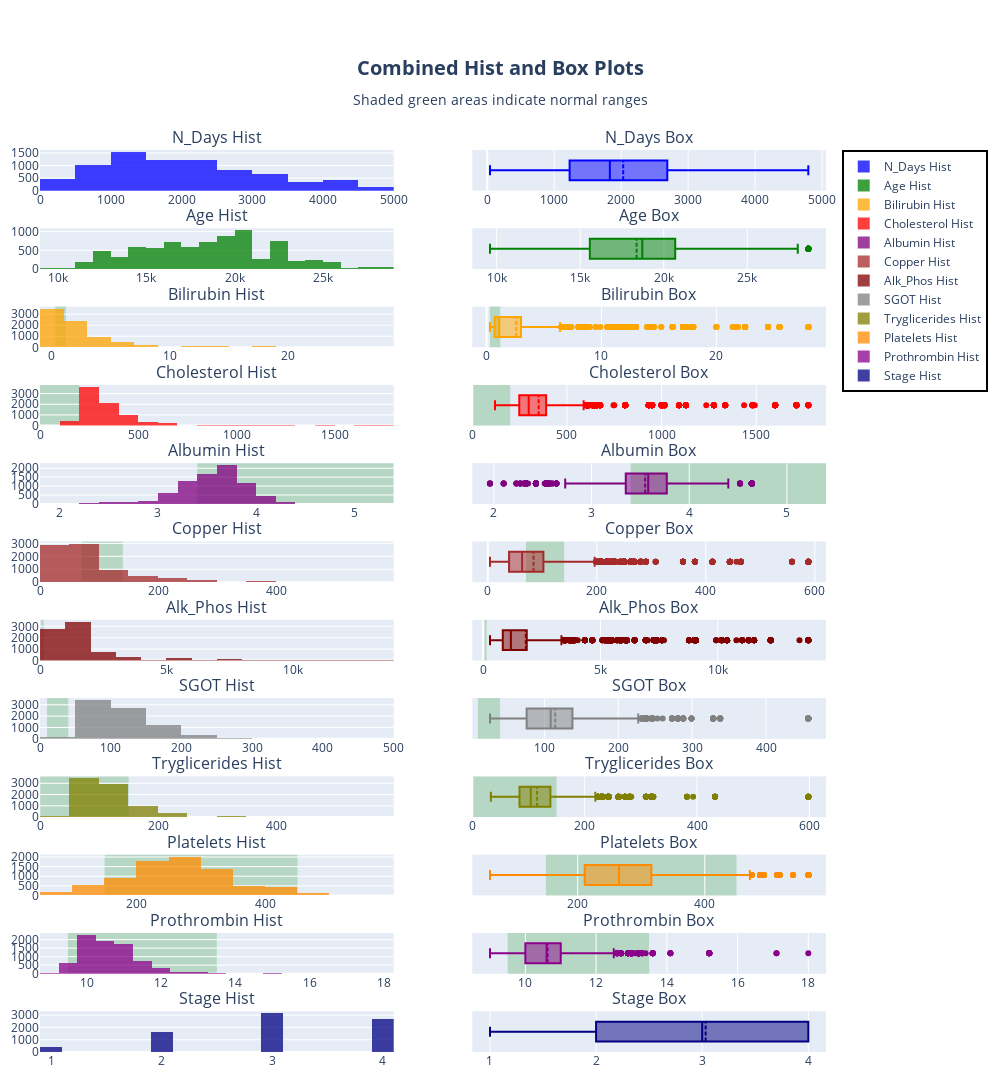

Notebook source saved alongside this figure:
### Code cell
def create_combined_plots(df, columns_to_plot, normal_ranges, colors):
    num_columns = len(columns_to_plot)
    num_rows = num_columns

    # Generate subplot titles
    subplot_titles = []
    for col in columns_to_plot:
        subplot_titles.extend([f'{col} Hist', f'{col} Box'])

    fig = make_subplots(rows=num_rows, cols=2, subplot_titles=subplot_titles,
                        specs=[[{"type": "xy"}, {"type": "xy"}]] * num_rows)

    for i, (column, color) in enumerate(zip(columns_to_plot, colors), start=1):
        # Add histogram to the first column in the current row
        fig.add_trace(go.Histogram(x=df[column], nbinsx=20, name=f"{column} Hist", 
                                   marker_color=color), row=i, col=1)
        
        # Add horizontal box plot to the second column in the current row
        fig.add_trace(go.Box(x=df[column], name="", orientation='h',
                             boxmean=True, marker_color=color), row=i, col=2)
        
        # Add shaded regions for normal ranges if available
        if column in normal_ranges:
            lower, upper = normal_ranges[column]
            # Shaded region for histogram
            fig.add_vrect(
                x0=lower, x1=upper, 
                fillcolor='green', opacity=0.2,
                layer="below", line_width=0,
                row=i, col=1
            )
            # Shaded region for box plot
            fig.add_vrect(
                x0=lower, x1=upper, 
                fillcolor='green', opacity=0.2,
                layer="below", line_width=0,
                row=i, col=2
            )

            # Add dummy scatter for legend entry (only for the first subplot to avoid repetition)
            if i == 1:
                fig.add_trace(go.Scatter(
                    x=[None], y=[None], 
                    mode='markers',
                    marker=dict(color='green', size=10),
                    name='Normal Range',
                    showlegend=True
                ), row=i, col=1)

    # Update traces for better visualization
    fig.update_traces(opacity=0.75, selector={'type':'histogram'})
    fig.update_traces(showlegend=False, selector={'type':'box'})

    # Update layout
    fig.update_layout(
        height=300 * num_rows,
        width=1000,  # Adjust the width as necessary
        title=dict(text="<b>Combined Hist and Box Plots</b><br><sub>Shaded green areas indicate normal ranges</sub><br>",
                   x=0.5,
                   font=dict(size=20)),
        legend=dict(bordercolor="Black", borderwidth=2),
        margin=dict(l=40, r=40, t=150, b=40)
        
    )

    fig.show()

# Define a list of colors for the plots
plot_colors = ['blue', 'green', 'orange', 'red', 'purple', 'brown', 'maroon', 'gray', 'olive', 'darkorange','darkmagenta','navy',]

# Example usage (replace 'df_train', 'initial_columns_to_plot', and 'normal_ranges' with your actual data)
create_combined_plots(df_train, numeric_columns, normal_ranges, plot_colors)

### Figure 1 — Plotly figure (JSON) as saved in the notebook; plotly's stock layout.template omitted (floating-point values rounded to 4 significant figures; data arrays with more than 128 entries replaced by an {"elided": "..."} marker saying what was removed)
{"data": [{"marker": {"color": "blue"}, "name": "N_Days Hist", "nbinsx": 20, "opacity": 0.75, "type": "histogram", "x": {"elided": "7905 int values"}, "xaxis": "x", "yaxis": "y"}, {"boxmean": true, "marker": {"color": "blue"}, "name": "", "orientation": "h", "showlegend": false, "type": "box", "x": {"elided": "7905 int values"}, "xaxis": "x2", "yaxis": "y2"}, {"marker": {"color": "green"}, "name": "Age Hist", "nbinsx": 20, "opacity": 0.75, "type": "histogram", "x": {"elided": "7905 int values"}, "xaxis": "x3", "yaxis": "y3"}, {"boxmean": true, "marker": {"color": "green"}, "name": "", "orientation": "h", "showlegend": false, "type": "box", "x": {"elided": "7905 int values"}, "xaxis": "x4", "yaxis": "y4"}, {"marker": {"color": "orange"}, "name": "Bilirubin Hist", "nbinsx": 20, "opacity": 0.75, "type": "histogram", "x": {"elided": "7905 float values"}, "xaxis": "x5", "yaxis": "y5"}, {"boxmean": true, "marker": {"color": "orange"}, "name": "", "orientation": "h", "showlegend": false, "type": "box", "x": {"elided": "7905 float values"}, "xaxis": "x6", "yaxis": "y6"}, {"marker": {"color": "red"}, "name": "Cholesterol Hist", "nbinsx": 20, "opacity": 0.75, "type": "histogram", "x": {"elided": "7905 int values"}, "xaxis": "x7", "yaxis": "y7"}, {"boxmean": true, "marker": {"color": "red"}, "name": "", "orientation": "h", "showlegend": false, "type": "box", "x": {"elided": "7905 int values"}, "xaxis": "x8", "yaxis": "y8"}, {"marker": {"color": "purple"}, "name": "Albumin Hist", "nbinsx": 20, "opacity": 0.75, "type": "histogram", "x": {"elided": "7905 float values"}, "xaxis": "x9", "yaxis": "y9"}, {"boxmean": true, "marker": {"color": "purple"}, "name": "", "orientation": "h", "showlegend": false, "type": "box", "x": {"elided": "7905 float values"}, "xaxis": "x10", "yaxis": "y10"}, {"marker": {"color": "brown"}, "name": "Copper Hist", "nbinsx": 20, "opacity": 0.75, "type": "histogram", "x": {"elided": "7905 int values"}, "xaxis": "x11", "yaxis": "y11"}, {"boxmean": true, "marker": {"color": "brown"}, "name": "", "orientation": "h", "showlegend": false, "type": "box", "x": {"elided": "7905 int values"}, "xaxis": "x12", "yaxis": "y12"}, {"marker": {"color": "maroon"}, "name": "Alk_Phos Hist", "nbinsx": 20, "opacity": 0.75, "type": "histogram", "x": {"elided": "7905 float values"}, "xaxis": "x13", "yaxis": "y13"}, {"boxmean": true, "marker": {"color": "maroon"}, "name": "", "orientation": "h", "showlegend": false, "type": "box", "x": {"elided": "7905 float values"}, "xaxis": "x14", "yaxis": "y14"}, {"marker": {"color": "gray"}, "name": "SGOT Hist", "nbinsx": 20, "opacity": 0.75, "type": "histogram", "x": {"elided": "7905 float values"}, "xaxis": "x15", "yaxis": "y15"}, {"boxmean": true, "marker": {"color": "gray"}, "name": "", "orientation": "h", "showlegend": false, "type": "box", "x": {"elided": "7905 float values"}, "xaxis": "x16", "yaxis": "y16"}, {"marker": {"color": "olive"}, "name": "Tryglicerides Hist", "nbinsx": 20, "opacity": 0.75, "type": "histogram", "x": {"elided": "7905 int values"}, "xaxis": "x17", "yaxis": "y17"}, {"boxmean": true, "marker": {"color": "olive"}, "name": "", "orientation": "h", "showlegend": false, "type": "box", "x": {"elided": "7905 int values"}, "xaxis": "x18", "yaxis": "y18"}, {"marker": {"color": "darkorange"}, "name": "Platelets Hist", "nbinsx": 20, "opacity": 0.75, "type": "histogram", "x": {"elided": "7905 int values"}, "xaxis": "x19", "yaxis": "y19"}, {"boxmean": true, "marker": {"color": "darkorange"}, "name": "", "orientation": "h", "showlegend": false, "type": "box", "x": {"elided": "7905 int values"}, "xaxis": "x20", "yaxis": "y20"}, {"marker": {"color": "darkmagenta"}, "name": "Prothrombin Hist", "nbinsx": 20, "opacity": 0.75, "type": "histogram", "x": {"elided": "7905 float values"}, "xaxis": "x21", "yaxis": "y21"}, {"boxmean": true, "marker": {"color": "darkmagenta"}, "name": "", "orientation": "h", "showlegend": false, "type": "box", "x": {"elided": "7905 float values"}, "xaxis": "x22", "yaxis": "y22"}, {"marker": {"color": "navy"}, "name": "Stage Hist", "nbinsx": 20, "opacity": 0.75, "type": "histogram", "x": {"elided": "7905 int values"}, "xaxis": "x23", "yaxis": "y23"}, {"boxmean": true, "marker": {"color": "navy"}, "name": "", "orientation": "h", "showlegend": false, "type": "box", "x": {"elided": "7905 int values"}, "xaxis": "x24", "yaxis": "y24"}], "layout": {"annotations": [{"font": {"size": 16}, "showarrow": false, "text": "N_Days Hist", "x": 0.225, "xanchor": "center", "xref": "paper", "y": 1, "yanchor": "bottom", "yref": "paper"}, {"font": {"size": 16}, "showarrow": false, "text": "N_Days Box", "x": 0.775, "xanchor": "center", "xref": "paper", "y": 1, "yanchor": "bottom", "yref": "paper"}, {"font": {"size": 16}, "showarrow": false, "text": "Age Hist", "x": 0.225, "xanchor": "center", "xref": "paper", "y": 0.9132, "yanchor": "bottom", "yref": "paper"}, {"font": {"size": 16}, "showarrow": false, "text": "Age Box", "x": 0.775, "xanchor": "center", "xref": "paper", "y": 0.9132, "yanchor": "bottom", "yref": "paper"}, {"font": {"size": 16}, "showarrow": false, "text": "Bilirubin Hist", "x": 0.225, "xanchor": "center", "xref": "paper", "y": 0.8264, "yanchor": "bottom", "yref": "paper"}, {"font": {"size": 16}, "showarrow": false, "text": "Bilirubin Box", "x": 0.775, "xanchor": "center", "xref": "paper", "y": 0.8264, "yanchor": "bottom", "yref": "paper"}, {"font": {"size": 16}, "showarrow": false, "text": "Cholesterol Hist", "x": 0.225, "xanchor": "center", "xref": "paper", "y": 0.7396, "yanchor": "bottom", "yref": "paper"}, {"font": {"size": 16}, "showarrow": false, "text": "Cholesterol Box", "x": 0.775, "xanchor": "center", "xref": "paper", "y": 0.7396, "yanchor": "bottom", "yref": "paper"}, {"font": {"size": 16}, "showarrow": false, "text": "Albumin Hist", "x": 0.225, "xanchor": "center", "xref": "paper", "y": 0.6528, "yanchor": "bottom", "yref": "paper"}, {"font": {"size": 16}, "showarrow": false, "text": "Albumin Box", "x": 0.775, "xanchor": "center", "xref": "paper", "y": 0.6528, "yanchor": "bottom", "yref": "paper"}, {"font": {"size": 16}, "showarrow": false, "text": "Copper Hist", "x": 0.225, "xanchor": "center", "xref": "paper", "y": 0.566, "yanchor": "bottom", "yref": "paper"}, {"font": {"size": 16}, "showarrow": false, "text": "Copper Box", "x": 0.775, "xanchor": "center", "xref": "paper", "y": 0.566, "yanchor": "bottom", "yref": "paper"}, {"font": {"size": 16}, "showarrow": false, "text": "Alk_Phos Hist", "x": 0.225, "xanchor": "center", "xref": "paper", "y": 0.4792, "yanchor": "bottom", "yref": "paper"}, {"font": {"size": 16}, "showarrow": false, "text": "Alk_Phos Box", "x": 0.775, "xanchor": "center", "xref": "paper", "y": 0.4792, "yanchor": "bottom", "yref": "paper"}, {"font": {"size": 16}, "showarrow": false, "text": "SGOT Hist", "x": 0.225, "xanchor": "center", "xref": "paper", "y": 0.3924, "yanchor": "bottom", "yref": "paper"}, {"font": {"size": 16}, "showarrow": false, "text": "SGOT Box", "x": 0.775, "xanchor": "center", "xref": "paper", "y": 0.3924, "yanchor": "bottom", "yref": "paper"}, {"font": {"size": 16}, "showarrow": false, "text": "Tryglicerides Hist", "x": 0.225, "xanchor": "center", "xref": "paper", "y": 0.3056, "yanchor": "bottom", "yref": "paper"}, {"font": {"size": 16}, "showarrow": false, "text": "Tryglicerides Box", "x": 0.775, "xanchor": "center", "xref": "paper", "y": 0.3056, "yanchor": "bottom", "yref": "paper"}, {"font": {"size": 16}, "showarrow": false, "text": "Platelets Hist", "x": 0.225, "xanchor": "center", "xref": "paper", "y": 0.2188, "yanchor": "bottom", "yref": "paper"}, {"font": {"size": 16}, "showarrow": false, "text": "Platelets Box", "x": 0.775, "xanchor": "center", "xref": "paper", "y": 0.2188, "yanchor": "bottom", "yref": "paper"}, {"font": {"size": 16}, "showarrow": false, "text": "Prothrombin Hist", "x": 0.225, "xanchor": "center", "xref": "paper", "y": 0.1319, "yanchor": "bottom", "yref": "paper"}, {"font": {"size": 16}, "showarrow": false, "text": "Prothrombin Box", "x": 0.775, "xanchor": "center", "xref": "paper", "y": 0.1319, "yanchor": "bottom", "yref": "paper"}, {"font": {"size": 16}, "showarrow": false, "text": "Stage Hist", "x": 0.225, "xanchor": "center", "xref": "paper", "y": 0.04514, "yanchor": "bottom", "yref": "paper"}, {"font": {"size": 16}, "showarrow": false, "text": "Stage Box", "x": 0.775, "xanchor": "center", "xref": "paper", "y": 0.04514, "yanchor": "bottom", "yref": "paper"}], "height": 3600, "legend": {"bordercolor": "Black", "borderwidth": 2}, "margin": {"b": 40, "l": 40, "r": 40, "t": 150}, "shapes": [{"fillcolor": "green", "layer": "below", "line": {"width": 0}, "opacity": 0.2, "type": "rect", "x0": 0.3, "x1": 1.2, "xref": "x5", "y0": 0, "y1": 1, "yref": "y5 domain"}, {"fillcolor": "green", "layer": "below", "line": {"width": 0}, "opacity": 0.2, "type": "rect", "x0": 0.3, "x1": 1.2, "xref": "x6", "y0": 0, "y1": 1, "yref": "y6 domain"}, {"fillcolor": "green", "layer": "below", "line": {"width": 0}, "opacity": 0.2, "type": "rect", "x0": 0, "x1": 200, "xref": "x7", "y0": 0, "y1": 1, "yref": "y7 domain"}, {"fillcolor": "green", "layer": "below", "line": {"width": 0}, "opacity": 0.2, "type": "rect", "x0": 0, "x1": 200, "xref": "x8", "y0": 0, "y1": 1, "yref": "y8 domain"}, {"fillcolor": "green", "layer": "below", "line": {"width": 0}, "opacity": 0.2, "type": "rect", "x0": 3.4, "x1": 5.4, "xref": "x9", "y0": 0, "y1": 1, "yref": "y9 domain"}, {"fillcolor": "green", "layer": "below", "line": {"width": 0}, "opacity": 0.2, "type": "rect", "x0": 3.4, "x1": 5.4, "xref": "x10", "y0": 0, "y1": 1, "yref": "y10 domain"}, {"fillcolor": "green", "layer": "below", "line": {"width": 0}, "opacity": 0.2, "type": "rect", "x0": 70, "x1": 140, "xref": "x11", "y0": 0, "y1": 1, "yref": "y11 domain"}, {"fillcolor": "green", "layer": "below", "line": {"width": 0}, "opacity": 0.2, "type": "rect", "x0": 70, "x1": 140, "xref": "x12", "y0": 0, "y1": 1, "yref": "y12 domain"}, {"fillcolor": "green", "layer": "below", "line": {"width": 0}, "opacity": 0.2, "type": "rect", "x0": 44, "x1": 147, "xref": "x13", "y0": 0, "y1": 1, "yref": "y13 domain"}, {"fillcolor": "green", "layer": "below", "line": {"width": 0}, "opacity": 0.2, "type": "rect", "x0": 44, "x1": 147, "xref": "x14", "y0": 0, "y1": 1, "yref": "y14 domain"}, {"fillcolor": "green", "layer": "below", "line": {"width": 0}, "opacity": 0.2, "type": "rect", "x0": 10, "x1": 40, "xref": "x15", "y0": 0, "y1": 1, "yref": "y15 domain"}, {"fillcolor": "green", "layer": "below", "line": {"width": 0}, "opacity": 0.2, "type": "rect", "x0": 10, "x1": 40, "xref": "x16", "y0": 0, "y1": 1, "yref": "y16 domain"}, {"fillcolor": "green", "layer": "below", "line": {"width": 0}, "opacity": 0.2, "type": "rect", "x0": 0, "x1": 150, "xref": "x17", "y0": 0, "y1": 1, "yref": "y17 domain"}, {"fillcolor": "green", "layer": "below", "line": {"width": 0}, "opacity": 0.2, "type": "rect", "x0": 0, "x1": 150, "xref": "x18", "y0": 0, "y1": 1, "yref": "y18 domain"}, {"fillcolor": "green", "layer": "below", "line": {"width": 0}, "opacity": 0.2, "type": "rect", "x0": 150, "x1": 450, "xref": "x19", "y0": 0, "y1": 1, "yref": "y19 domain"}, {"fillcolor": "green", "layer": "below", "line": {"width": 0}, "opacity": 0.2, "type": "rect", "x0": 150, "x1": 450, "xref": "x20", "y0": 0, "y1": 1, "yref": "y20 domain"}, {"fillcolor": "green", "layer": "below", "line": {"width": 0}, "opacity": 0.2, "type": "rect", "x0": 9.5, "x1": 13.5, "xref": "x21", "y0": 0, "y1": 1, "yref": "y21 domain"}, {"fillcolor": "green", "layer": "below", "line": {"width": 0}, "opacity": 0.2, "type": "rect", "x0": 9.5, "x1": 13.5, "xref": "x22", "y0": 0, "y1": 1, "yref": "y22 domain"}], "title": {"font": {"size": 20}, "text": "<b>Combined Hist and Box Plots</b><br><sub>Shaded green areas indicate normal ranges</sub><br>", "x": 0.5}, "width": 1000, "xaxis": {"anchor": "y", "domain": [0, 0.45]}, "xaxis10": {"anchor": "y10", "domain": [0.55, 1]}, "xaxis11": {"anchor": "y11", "domain": [0, 0.45]}, "xaxis12": {"anchor": "y12", "domain": [0.55, 1]}, "xaxis13": {"anchor": "y13", "domain": [0, 0.45]}, "xaxis14": {"anchor": "y14", "domain": [0.55, 1]}, "xaxis15": {"anchor": "y15", "domain": [0, 0.45]}, "xaxis16": {"anchor": "y16", "domain": [0.55, 1]}, "xaxis17": {"anchor": "y17", "domain": [0, 0.45]}, "xaxis18": {"anchor": "y18", "domain": [0.55, 1]}, "xaxis19": {"anchor": "y19", "domain": [0, 0.45]}, "xaxis2": {"anchor": "y2", "domain": [0.55, 1]}, "xaxis20": {"anchor": "y20", "domain": [0.55, 1]}, "xaxis21": {"anchor": "y21", "domain": [0, 0.45]}, "xaxis22": {"anchor": "y22", "domain": [0.55, 1]}, "xaxis23": {"anchor": "y23", "domain": [0, 0.45]}, "xaxis24": {"anchor": "y24", "domain": [0.55, 1]}, "xaxis3": {"anchor": "y3", "domain": [0, 0.45]}, "xaxis4": {"anchor": "y4", "domain": [0.55, 1]}, "xaxis5": {"anchor": "y5", "domain": [0, 0.45]}, "xaxis6": {"anchor": "y6", "domain": [0.55, 1]}, "xaxis7": {"anchor": "y7", "domain": [0, 0.45]}, "xaxis8": {"anchor": "y8", "domain": [0.55, 1]}, "xaxis9": {"anchor": "y9", "domain": [0, 0.45]}, "yaxis": {"anchor": "x", "domain": [0.9549, 1]}, "yaxis10": {"anchor": "x10", "domain": [0.6076, 0.6528]}, "yaxis11": {"anchor": "x11", "domain": [0.5208, 0.566]}, "yaxis12": {"anchor": "x12", "domain": [0.5208, 0.566]}, "yaxis13": {"anchor": "x13", "domain": [0.434, 0.4792]}, "yaxis14": {"anchor": "x14", "domain": [0.434, 0.4792]}, "yaxis15": {"anchor": "x15", "domain": [0.3472, 0.3924]}, "yaxis16": {"anchor": "x16", "domain": [0.3472, 0.3924]}, "yaxis17": {"anchor": "x17", "domain": [0.2604, 0.3056]}, "yaxis18": {"anchor": "x18", "domain": [0.2604, 0.3056]}, "yaxis19": {"anchor": "x19", "domain": [0.1736, 0.2188]}, "yaxis2": {"anchor": "x2", "domain": [0.9549, 1]}, "yaxis20": {"anchor": "x20", "domain": [0.1736, 0.2188]}, "yaxis21": {"anchor": "x21", "domain": [0.08681, 0.1319]}, "yaxis22": {"anchor": "x22", "domain": [0.08681, 0.1319]}, "yaxis23": {"anchor": "x23", "domain": [0, 0.04514]}, "yaxis24": {"anchor": "x24", "domain": [0, 0.04514]}, "yaxis3": {"anchor": "x3", "domain": [0.8681, 0.9132]}, "yaxis4": {"anchor": "x4", "domain": [0.8681, 0.9132]}, "yaxis5": {"anchor": "x5", "domain": [0.7812, 0.8264]}, "yaxis6": {"anchor": "x6", "domain": [0.7812, 0.8264]}, "yaxis7": {"anchor": "x7", "domain": [0.6944, 0.7396]}, "yaxis8": {"anchor": "x8", "domain": [0.6944, 0.7396]}, "yaxis9": {"anchor": "x9", "domain": [0.6076, 0.6528]}}}
